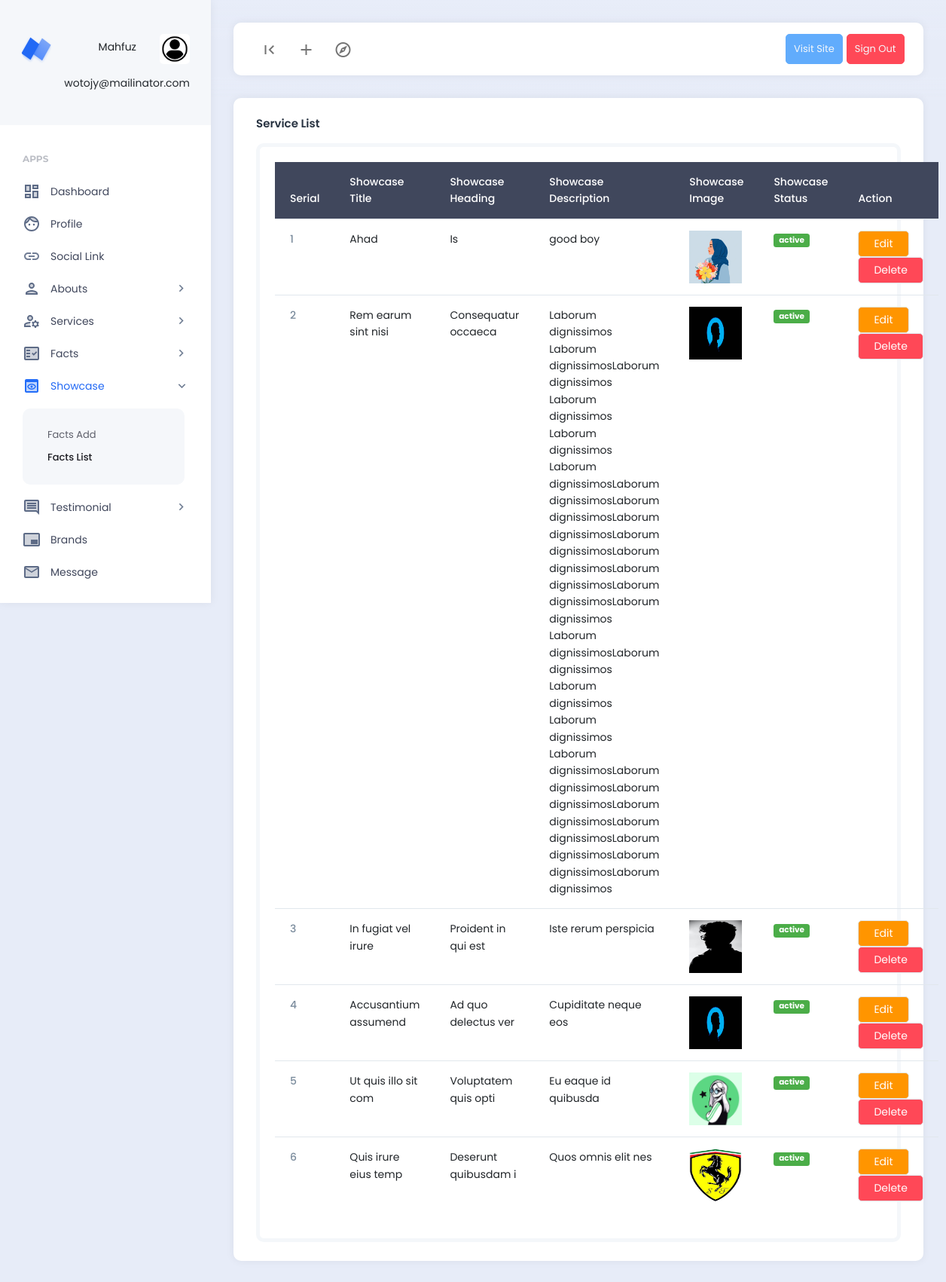
The app's page /dashboard/showcase_list.php (signed in) with its own data.
### tables this page shows
CREATE TABLE `showcases` (
  `id` int NOT NULL,
  `showcase_title` varchar(100) NOT NULL,
  `showcase_heading` varchar(100) NOT NULL,
  `showcase_description` text NOT NULL,
  `showcase_image` varchar(50) NOT NULL,
  `showcase_status` varchar(20) NOT NULL
);

### dashboard/showcase_list.php (the view)
<?php
require_once('./includes/dashboard_header.php');
require_once('../db_connect.php');
?>
<div class="card">
    <div class="card-header">
        <h5 class="card-title">Service List</h5>
    </div>
    <div class="card-body">
        <div class="example-container">
            <div class="example-content">
                <table class="table">
                    <thead class="table-dark">
                        <tr>
                            <th scope="col">Serial</th>
                            <th scope="col">Showcase Title</th>
                            <th scope="col">Showcase Heading</th>
                            <th scope="col">Showcase Description</th>
                            <th scope="col">Showcase Image</th>
                            <th scope="col">Showcase Status</th>
                            <th scope="col">Action</th>
                        </tr>
                    </thead>
                    <tbody>
                        <?php
                        $showcase_list_query = "SELECT * FROM showcases ";
                        $showcase_list_query_db = mysqli_query($db_connect, $showcase_list_query);
                        $serial = 1;
                        foreach ($showcase_list_query_db as  $showcase) : ?>
                            <tr>
                                <th scope="row"><?= $serial++ ?></th>
                                <td><?= $showcase['showcase_title'] ?></td>
                                <td><?= $showcase['showcase_heading'] ?></td>
                                <td><?= $showcase['showcase_description'] ?></td>
                                <td><img style="height: 70px; ; width: 70px; ;" src="./upload/showcase/<?= $showcase['showcase_image'] ?>" alt=""></td>
                                <td> <span class="badge <?= ($showcase['showcase_status'] == 'active' ? 'badge-success' : 'badge-danger') ?>"><?= $showcase['showcase_status'] ?></span></td>
                                <td>
                                    <a href="./showcase_edit.php?id=<?= $showcase['id'] ?>" class="btn btn-warning">Edit</a>
                                    <a href="./showcase_delete.php?id=<?= $showcase['id'] ?>" class="btn btn-danger">Delete</a>
                                </td>
                            </tr>
                        <?php
                        endforeach;
                        ?>
                    </tbody>
                </table>
            </div>
        </div>
    </div>
</div>
<?php
require_once('./includes/dashboard_footer.php');
?>

### dashboard/includes/dashboard_header.php (shortened to what this page needs)
<?php
require_once('../db_connect.php');
$explode = explode('/', $_SERVER['PHP_SELF']);
$page_name = end($explode);
?>
<!DOCTYPE html>
<html lang="en">
<head>
    <link href="./assets/plugins/bootstrap/css/bootstrap.min.css" rel="stylesheet">
    <link href="./assets/plugins/perfectscroll/perfect-scrollbar.css" rel="stylesheet">
    <link href="./assets/plugins/pace/pace.css" rel="stylesheet">
    <link rel="stylesheet" href="https://cdnjs.cloudflare.com/ajax/libs/font-awesome/4.7.0/css/font-awesome.css" />
    <link href="./assets/css/main.min.css" rel="stylesheet">
    <link href="./assets/css/custom.css" rel="stylesheet">
</head>
<body>
    <div class="app align-content-stretch d-flex flex-wrap">
        <div class="app-sidebar">
            <div class="logo">
                <a href="home.php" class="logo-icon"><span class="logo-text">Neptune</span></a>
                <div class="sidebar-user-switcher user-activity-online">
                    <a href="#">
                        <?php
                        $id = $_SESSION['auth_id'];
                        $demo_pic_query = "SELECT profile_pic FROM admins WHERE id=$id ";
                        $demo_pic_connect_db = mysqli_query($db_connect, $demo_pic_query);
                        $demo_pic_name = mysqli_fetch_assoc($demo_pic_connect_db)['profile_pic'];
                        ?>
                        <img src="./upload/profile/<?= $demo_pic_name ?>">
                        <span class="user-info-text">
                            <button class="btn" onclick="myFunction()"><?= $_SESSION['auth_name'] ?></button> <br>
                        </span>
                    </a>
                    <div id="myDIV" class="mt-3">
                        <span class="user-state-info "><?= $_SESSION['auth_mail'] ?></span>
                    </div>
                </div>
            </div>
            <div class="app-menu">
                <ul class="accordion-menu">
                    <li class="sidebar-title">
                        Apps
                    </li>
                    <li class="<?= ($page_name == 'home.php') ? 'active-page' : '' ?>">
                        <a href="../dashboard/home.php" class="active"><i class="material-icons-two-tone">dashboard</i>Dashboard</a>
                    </li>
                    <li class="<?= ($page_name == 'profile.php') ? 'active-page' : '' ?>">
                        <a href="../dashboard/profile.php"><i class="material-icons-two-tone">face</i>Profile</a>
                    </li>
                    <li class="<?= ($page_name == 'social.php') ? 'active-page' : '' ?>">
                        <a href="../dashboard/social.php"><i class="material-icons-two-tone">link</i>Social Link</a>
                    </li>
                    <li class="<?= ($page_name == 'about_add.php') || ($page_name == 'about_list.php')  ? 'active-page' : '' ?>">
                        <a href=""><i class="material-icons-two-tone">person</i>Abouts<i class="material-icons has-sub-menu">keyboard_arrow_right</i></a>
                    </li>
                    <li class="<?= ($page_name == 'service_add.php') || ($page_name == 'service_list.php')  ? 'active-page' : '' ?>">
                        <a href=""><i class="material-icons-two-tone">manage_accounts</i>Services<i class="material-icons has-sub-menu">keyboard_arrow_right</i></a>
                    </li>
                    <li class="<?= ($page_name == 'facts_add.php') || ($page_name == 'facts_list.php')  ? 'active-page' : '' ?>">
                        <a href=""><i class="material-icons-two-tone">fact_check</i>Facts<i class="material-icons has-sub-menu">keyboard_arrow_right</i></a>
                    </li>
                    <li class="<?= ($page_name == 'showcase_add.php') || ($page_name == 'showcase_list.php')  ? 'active-page' : '' ?>">
                        <a href=""><i class="material-icons-two-tone">preview</i>Showcase<i class="material-icons has-sub-menu">keyboard_arrow_right</i></a>
                        <ul class="sub-menu">
                            <li>
                                <a class="<?= ($page_name == 'showcase_add.php') ? 'active' : '' ?>" href="../dashboard/showcase_add.php">Facts Add</a>
                            </li>
                            <li>
                                <a class="<?= ($page_name == 'showcase_list.php') ? 'active' : '' ?>" href="../dashboard/showcase_list.php">Facts List</a>
                            </li>
                        </ul>
                    </li>
                    <li class="<?= ($page_name == 'testimonial_add.php') || ($page_name == 'testimonial_list.php')  ? 'active-page' : '' ?>">
                        <a href=""><i class="material-icons-two-tone">comment</i>Testimonial<i class="material-icons has-sub-menu">keyboard_arrow_right</i></a>
                    </li>
                    <li class="<?= ($page_name == 'brands.php') ? 'active-page' : '' ?>">
                        <a href="../dashboard/brands.php"><i class="material-icons-two-tone">branding_watermark</i>Brands</a>
                    </li>
                    <li class="<?= ($page_name == 'contact_list.php') ? 'active-page' : '' ?>">
                        <a href="../dashboard/contact_list.php"><i class="material-icons-two-tone">mail</i>Message</a>
                    </li>
                </ul>
            </div>
        </div>
        <div class="app-container">
            <div class="app-header">
                <nav class="navbar navbar-light navbar-expand-lg">
                    <div class="container-fluid">
                        <div class="navbar-nav" id="navbarNav">
                            <ul class="navbar-nav">
                                <li class="nav-item">
                                    <a class="nav-link hide-sidebar-toggle-button" href="#"><i class="material-icons">first_page</i></a>
                                </li>
                                <li class="nav-item dropdown hidden-on-mobile">
                                    <a class="nav-link dropdown-toggle" href="#" id="addDropdownLink" role="button" data-bs-toggle="dropdown" aria-expanded="false">
                                        <i class="material-icons">add</i>
                                    </a>
                                </li>
                                <li class="nav-item dropdown hidden-on-mobile">
                                    <a class="nav-link dropdown-toggle" href="#" id="exploreDropdownLink" role="button" data-bs-toggle="dropdown" aria-expanded="false">
                                        <i class="material-icons-outlined">explore</i>
                                    </a>
                                </li>
                            </ul>
                        </div>
                        <div class="d-flex">
                            <ul class="navbar-nav">
                                <li class="nav-item hidden-on-mobile">
                                    <a class="nav-link btn btn btn-info text-light btn-sm" href="../frontend/index.php" target="blank">Visit Site</a>
                                </li>
                                <li class="nav-item hidden-on-mobile">
                                    <a class="nav-link btn btn btn-danger text-light btn-sm" href="dashboard/../auth/signout.php">Sign Out</a>
                                </li>
                            </ul>
                        </div>
                    </div>
                </nav>
            </div>
            <div class="app-content">
                <div class="content-wrapper">

### dashboard/includes/dashboard_footer.php (shortened to what this page needs)
</div>
            </div>
        </div>
    </div>
</body>
</html>

### records on screen
showcases: showcase_title "Ahad", showcase_heading "Is", showcase_description "good boy", showcase_image (picture), showcase_status "active"
showcases: showcase_title "Rem earum sint nisi", showcase_heading "Consequatur occaeca", showcase_description "Laborum dignissimos Laborum dignissimosLaborum dignissimos Laborum dignissimos Laborum dignissimos Laborum dignissimosLaborum dignissimosLaborum dignissimosLaborum dignissimosLaborum dignissimosLaborum dignissimosLaborum dignissimosLaborum dignissimosLaborum dignissimos Laborum dignissimosLaborum dignissimos Laborum dignissimos Laborum dignissimos Laborum dignissimosLaborum dignissimosLaborum dignissimosLaborum dignissimosLaborum dignissimosLaborum dignissimosLaborum dignissimosLaborum dignissimos", showcase_image (picture), showcase_status "active"
showcases: showcase_title "In fugiat vel irure", showcase_heading "Proident in qui est", showcase_description "Iste rerum perspicia", showcase_image (picture), showcase_status "active"
showcases: showcase_title "Accusantium assumend", showcase_heading "Ad quo delectus ver", showcase_description "Cupiditate neque eos", showcase_image (picture), showcase_status "active"
showcases: showcase_title "Ut quis illo sit com", showcase_heading "Voluptatem quis opti", showcase_description "Eu eaque id quibusda", showcase_image (picture), showcase_status "active"
showcases: showcase_title "Quis irure eius temp", showcase_heading "Deserunt quibusdam i", showcase_description "Quos omnis elit nes", showcase_image (picture), showcase_status "active"

### other values on screen
$_SESSION['auth_name'] "Mahfuz"
$_SESSION['auth_mail'] "wotojy@mailinator.com"
